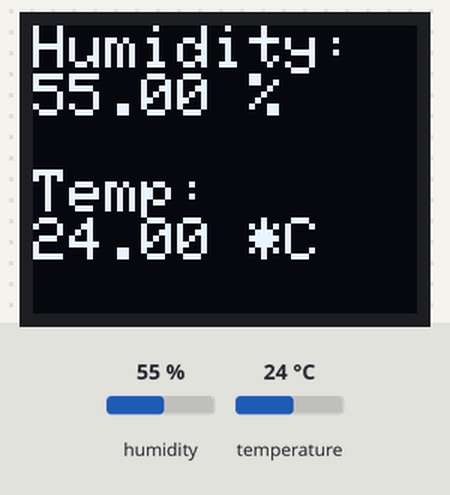
Bench run of a sketch on a simulated Arduino Uno, built with avr-gcc and run on an emulated ATmega328P. Parts: 64×48 one-colour display. Inputs (shaded band) come from the test bench; at power-on: humidity 55 %, temperature 24 °C. What the sketch prints to the serial monitor is not drawn.

Above: at 2.9 s.
3.0 s: humidity set to 22 %
At 5.0 s:
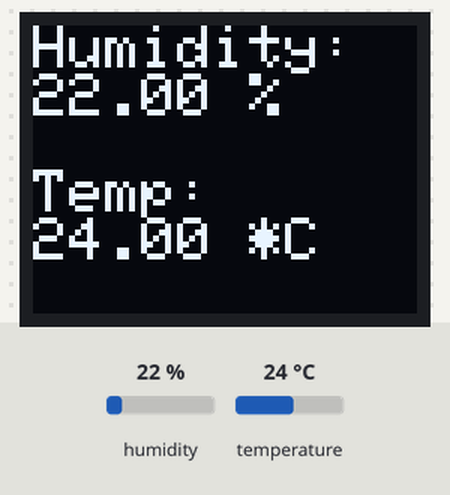
5.7 s: temperature set to 12 °C
At 6.8 s:
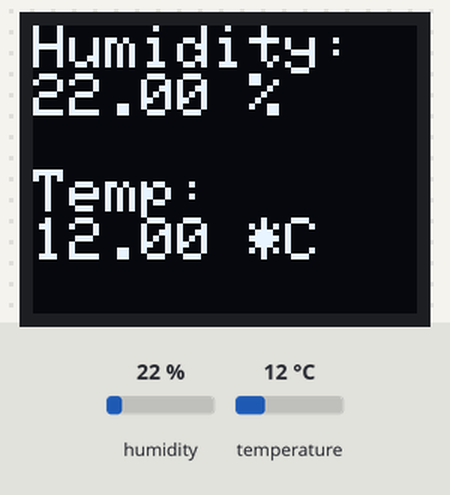
8.4 s: humidity set to 40 %
At 11.5 s:
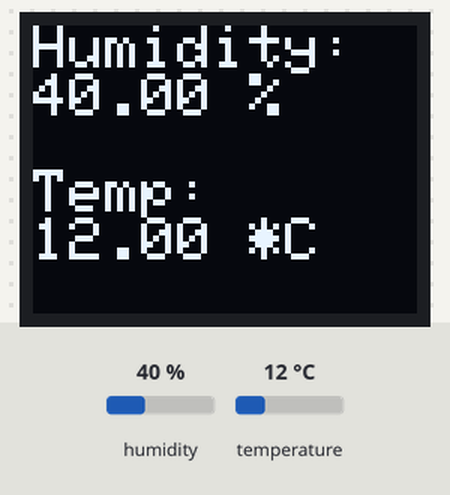
11.8 s: temperature set to 19 °C
At 13.2 s:
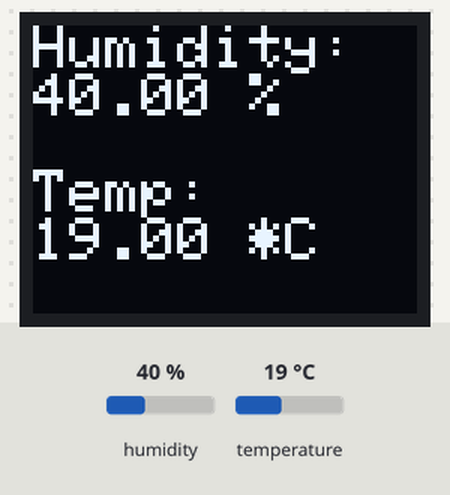
Timing chart, 0 to 14.8 s (numbered marks = the images above; inputs shaded):
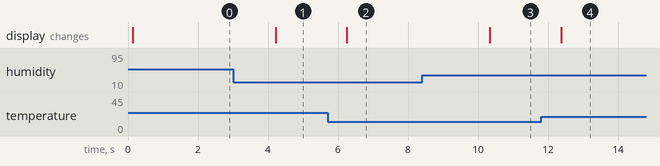

The sketch:

DHT_OLED.ino
```cpp
#include "DHT.h"
#define DHTPIN 2     // Porta
#define DHTTYPE DHT22
#include <SPI.h>
#include <Wire.h>  // Include Wire if you're using I2C
#include <SFE_MicroOLED.h>  // Include the SFE_MicroOLED library

#define PIN_RESET 255  //
#define DC_JUMPER 0  // I2C Addres: 0 - 0x3C, 1 - 0x3D

DHT dht(DHTPIN, DHTTYPE);
MicroOLED oled(PIN_RESET, DC_JUMPER); // Example I2C declaration

void setup() {
  Serial.begin(115200);
}

void loop() {
  delay(100);

  dht.begin();
  oled.begin();

  double h = dht.readHumidity();
  // Read temperature as Celsius (the default)
  double t = dht.readTemperature();


  oled.clear(PAGE); //clear will clear the Arduino's display buffer.
  oled.clear(ALL); // Clear the display's memory (gets rid of artifacts)
  oled.setFontType(0);  // Set the text to small (10 columns, 6 rows worth of characters).

  oled.print("Humidity: ");
  oled.print(h, 2);
  oled.print(" %\n\n");
  oled.print("Temp:\n");
  oled.print(t, 2);
  oled.print(" *C");

  Serial.println();
  Serial.print("Umidade: ");
  Serial.print(h, 2);
  Serial.print(" %\n\n");
  Serial.print("Temperatura: ");
  Serial.print(t, 2);
  Serial.println(" *C");

  oled.display();

  delay(1900);
}
```

Measured:
- after the input at 3.0 s, the display: changes after 1.2 s (image 1)
- after the input at 5.7 s, the display: changes after 0.56 s (image 2)
- after the input at 8.4 s, the display: changes after 1.9 s (image 3)
- after the input at 11.8 s, the display: changes after 0.57 s (image 4)
